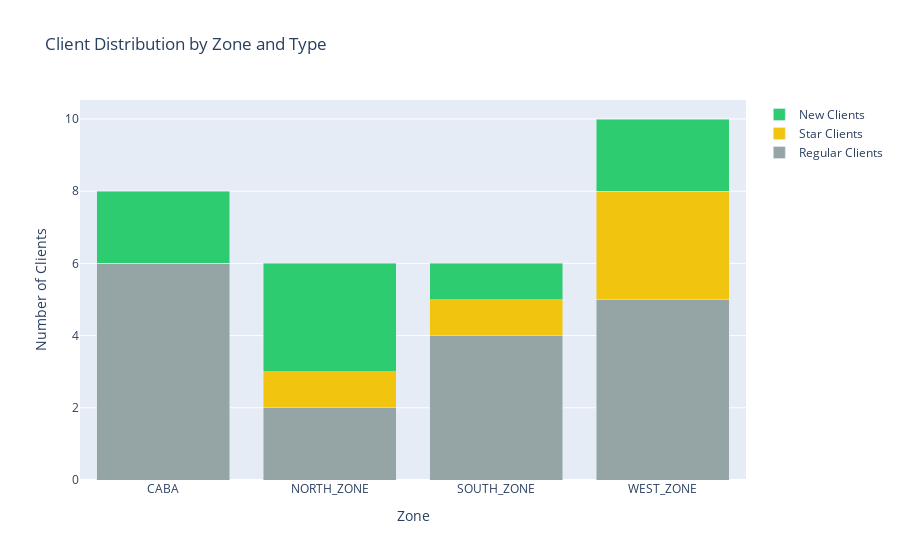

The code cell stored with this chart in its notebook:
### Code cell
# Chart 5: Client Distribution by Zone with Star/New indicators
client_summary = all_clients_df.groupby("zone_id").agg({
    "client_id": "count",
    "is_star_client": "sum",
    "is_new_client": "sum"
}).reset_index()
client_summary.columns = ["zone", "total_clients", "star_clients", "new_clients"]

fig = go.Figure()

fig.add_trace(go.Bar(
    name="Regular Clients",
    x=client_summary["zone"],
    y=client_summary["total_clients"] - client_summary["star_clients"] - client_summary["new_clients"],
    marker_color="#95a5a6"
))

fig.add_trace(go.Bar(
    name="Star Clients",
    x=client_summary["zone"],
    y=client_summary["star_clients"],
    marker_color="#f1c40f"
))

fig.add_trace(go.Bar(
    name="New Clients",
    x=client_summary["zone"],
    y=client_summary["new_clients"],
    marker_color="#2ecc71"
))

fig.update_layout(
    title="Client Distribution by Zone and Type",
    barmode="stack",
    xaxis_title="Zone",
    yaxis_title="Number of Clients"
)
fig.show()

### Figure 1 — Plotly figure (JSON) as saved in the notebook; plotly's stock layout.template omitted (floating-point values rounded to 4 significant figures)
{"data": [{"marker": {"color": "#95a5a6"}, "name": "Regular Clients", "type": "bar", "x": ["CABA", "NORTH_ZONE", "SOUTH_ZONE", "WEST_ZONE"], "y": [6, 2, 4, 5]}, {"marker": {"color": "#f1c40f"}, "name": "Star Clients", "type": "bar", "x": ["CABA", "NORTH_ZONE", "SOUTH_ZONE", "WEST_ZONE"], "y": [0, 1, 1, 3]}, {"marker": {"color": "#2ecc71"}, "name": "New Clients", "type": "bar", "x": ["CABA", "NORTH_ZONE", "SOUTH_ZONE", "WEST_ZONE"], "y": [2, 3, 1, 2]}], "layout": {"barmode": "stack", "title": {"text": "Client Distribution by Zone and Type"}, "xaxis": {"title": {"text": "Zone"}}, "yaxis": {"title": {"text": "Number of Clients"}}}}
